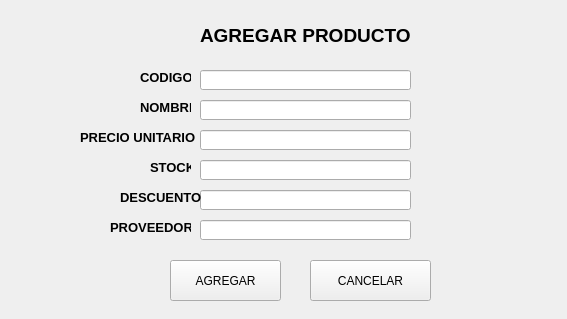
<?xml version="1.0" encoding="UTF-8"?>
<ui version="4.0">
 <class>AddProductWindow</class>
 <widget class="QWidget" name="AddProductWindow">
  <property name="geometry">
   <rect>
    <x>0</x>
    <y>0</y>
    <width>567</width>
    <height>319</height>
   </rect>
  </property>
  <property name="windowTitle">
   <string>Agregar Producto</string>
  </property>
  <property name="windowIcon">
   <iconset>
    <normaloff>../icons/bx-cart-add.svg</normaloff>../icons/bx-cart-add.svg</iconset>
  </property>
  <widget class="QLabel" name="lb_titleProduct">
   <property name="geometry">
    <rect>
     <x>200</x>
     <y>20</y>
     <width>211</width>
     <height>31</height>
    </rect>
   </property>
   <property name="text">
    <string>&lt;html&gt;&lt;head/&gt;&lt;body&gt;&lt;p&gt;&lt;span style=&quot; font-size:14pt; font-weight:600;&quot;&gt;AGREGAR PRODUCTO&lt;/span&gt;&lt;/p&gt;&lt;/body&gt;&lt;/html&gt;</string>
   </property>
  </widget>
  <widget class="QLabel" name="lb_cod">
   <property name="geometry">
    <rect>
     <x>140</x>
     <y>70</y>
     <width>51</width>
     <height>16</height>
    </rect>
   </property>
   <property name="text">
    <string>&lt;html&gt;&lt;head/&gt;&lt;body&gt;&lt;p&gt;&lt;span style=&quot; font-size:10pt; font-weight:600;&quot;&gt;CODIGO&lt;/span&gt;&lt;/p&gt;&lt;/body&gt;&lt;/html&gt;</string>
   </property>
  </widget>
  <widget class="QLabel" name="lb_nom">
   <property name="geometry">
    <rect>
     <x>140</x>
     <y>100</y>
     <width>51</width>
     <height>16</height>
    </rect>
   </property>
   <property name="text">
    <string>&lt;html&gt;&lt;head/&gt;&lt;body&gt;&lt;p&gt;&lt;span style=&quot; font-size:10pt; font-weight:600;&quot;&gt;NOMBRE&lt;/span&gt;&lt;/p&gt;&lt;/body&gt;&lt;/html&gt;</string>
   </property>
  </widget>
  <widget class="QLabel" name="lb_preUni">
   <property name="geometry">
    <rect>
     <x>80</x>
     <y>130</y>
     <width>121</width>
     <height>16</height>
    </rect>
   </property>
   <property name="text">
    <string>&lt;html&gt;&lt;head/&gt;&lt;body&gt;&lt;p&gt;&lt;span style=&quot; font-size:10pt; font-weight:600;&quot;&gt;PRECIO UNITARIO&lt;/span&gt;&lt;/p&gt;&lt;/body&gt;&lt;/html&gt;</string>
   </property>
  </widget>
  <widget class="QLabel" name="lb_sto">
   <property name="geometry">
    <rect>
     <x>150</x>
     <y>160</y>
     <width>41</width>
     <height>16</height>
    </rect>
   </property>
   <property name="text">
    <string>&lt;html&gt;&lt;head/&gt;&lt;body&gt;&lt;p&gt;&lt;span style=&quot; font-size:10pt; font-weight:600;&quot;&gt;STOCK&lt;/span&gt;&lt;/p&gt;&lt;/body&gt;&lt;/html&gt;</string>
   </property>
  </widget>
  <widget class="QLabel" name="lb_prov">
   <property name="geometry">
    <rect>
     <x>110</x>
     <y>220</y>
     <width>81</width>
     <height>16</height>
    </rect>
   </property>
   <property name="text">
    <string>&lt;html&gt;&lt;head/&gt;&lt;body&gt;&lt;p&gt;&lt;span style=&quot; font-size:10pt; font-weight:600;&quot;&gt;PROVEEDOR&lt;/span&gt;&lt;/p&gt;&lt;/body&gt;&lt;/html&gt;</string>
   </property>
  </widget>
  <widget class="QLineEdit" name="le_cod">
   <property name="geometry">
    <rect>
     <x>200</x>
     <y>70</y>
     <width>211</width>
     <height>20</height>
    </rect>
   </property>
   <property name="styleSheet">
    <string notr="true">font: 10pt &quot;MS Shell Dlg 2&quot;;</string>
   </property>
  </widget>
  <widget class="QLineEdit" name="le_nomCom">
   <property name="geometry">
    <rect>
     <x>200</x>
     <y>100</y>
     <width>211</width>
     <height>20</height>
    </rect>
   </property>
   <property name="styleSheet">
    <string notr="true">font: 10pt &quot;MS Shell Dlg 2&quot;;</string>
   </property>
  </widget>
  <widget class="QLineEdit" name="le_preUniCom">
   <property name="geometry">
    <rect>
     <x>200</x>
     <y>130</y>
     <width>211</width>
     <height>20</height>
    </rect>
   </property>
   <property name="styleSheet">
    <string notr="true">font: 10pt &quot;MS Shell Dlg 2&quot;;</string>
   </property>
  </widget>
  <widget class="QLineEdit" name="le_sto">
   <property name="geometry">
    <rect>
     <x>200</x>
     <y>160</y>
     <width>211</width>
     <height>20</height>
    </rect>
   </property>
  </widget>
  <widget class="QLineEdit" name="le_des">
   <property name="geometry">
    <rect>
     <x>200</x>
     <y>190</y>
     <width>211</width>
     <height>20</height>
    </rect>
   </property>
  </widget>
  <widget class="QPushButton" name="button_Agregar">
   <property name="geometry">
    <rect>
     <x>170</x>
     <y>260</y>
     <width>111</width>
     <height>41</height>
    </rect>
   </property>
   <property name="styleSheet">
    <string notr="true">font: 75 11pt &quot;MS Shell Dlg 2&quot;;</string>
   </property>
   <property name="text">
    <string>AGREGAR</string>
   </property>
   <property name="icon">
    <iconset>
     <normaloff>../icons/bx-check.svg</normaloff>../icons/bx-check.svg</iconset>
   </property>
   <property name="iconSize">
    <size>
     <width>30</width>
     <height>30</height>
    </size>
   </property>
  </widget>
  <widget class="QPushButton" name="button_Cancelar">
   <property name="geometry">
    <rect>
     <x>310</x>
     <y>260</y>
     <width>121</width>
     <height>41</height>
    </rect>
   </property>
   <property name="styleSheet">
    <string notr="true">font: 75 11pt &quot;MS Shell Dlg 2&quot;;</string>
   </property>
   <property name="text">
    <string>CANCELAR</string>
   </property>
   <property name="icon">
    <iconset>
     <normaloff>../icons/bxs-message-square-x.svg</normaloff>../icons/bxs-message-square-x.svg</iconset>
   </property>
   <property name="iconSize">
    <size>
     <width>30</width>
     <height>30</height>
    </size>
   </property>
  </widget>
  <widget class="QLabel" name="lb_sto_2">
   <property name="geometry">
    <rect>
     <x>120</x>
     <y>190</y>
     <width>81</width>
     <height>16</height>
    </rect>
   </property>
   <property name="text">
    <string>&lt;html&gt;&lt;head/&gt;&lt;body&gt;&lt;p&gt;&lt;span style=&quot; font-size:10pt; font-weight:600;&quot;&gt;DESCUENTO&lt;/span&gt;&lt;/p&gt;&lt;/body&gt;&lt;/html&gt;</string>
   </property>
  </widget>
  <widget class="QLineEdit" name="le_prv">
   <property name="geometry">
    <rect>
     <x>200</x>
     <y>220</y>
     <width>211</width>
     <height>20</height>
    </rect>
   </property>
  </widget>
 </widget>
 <resources/>
 <connections/>
</ui>
